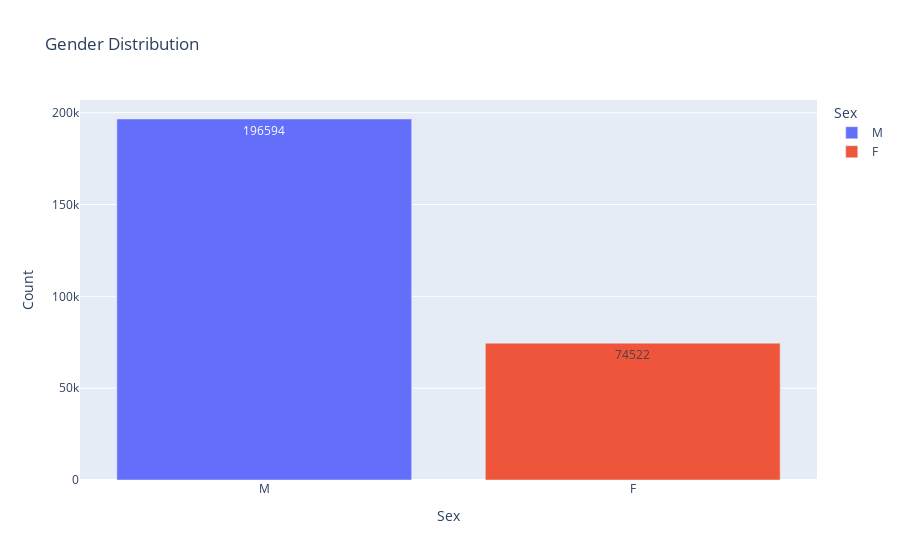

Write notebook code for a chart like this one.
### Code cell
# g. diagram över könsfördelningen
gender_counts = df["Sex"].value_counts().reset_index()
gender_counts.columns = ["Sex", "Count"]

fig = px.bar(
    gender_counts,
    x="Sex",
    y="Count",
    title="Gender Distribution",
    labels={"Sex": "Sex", "Count": "Count"},
    color="Sex",
    text="Count"
)

fig.show()

### Figure 1 — Plotly figure (JSON) as saved in the notebook; plotly's stock layout.template omitted (floating-point values rounded to 4 significant figures)
{"data": [{"alignmentgroup": "True", "hovertemplate": "Sex=%{x}<br>Count=%{text}<extra></extra>", "legendgroup": "M", "marker": {"color": "#636efa", "pattern": {"shape": ""}}, "name": "M", "offsetgroup": "M", "orientation": "v", "showlegend": true, "text": [196594], "textposition": "auto", "type": "bar", "x": ["M"], "xaxis": "x", "y": [196594], "yaxis": "y"}, {"alignmentgroup": "True", "hovertemplate": "Sex=%{x}<br>Count=%{text}<extra></extra>", "legendgroup": "F", "marker": {"color": "#EF553B", "pattern": {"shape": ""}}, "name": "F", "offsetgroup": "F", "orientation": "v", "showlegend": true, "text": [74522], "textposition": "auto", "type": "bar", "x": ["F"], "xaxis": "x", "y": [74522], "yaxis": "y"}], "layout": {"barmode": "relative", "legend": {"title": {"text": "Sex"}, "tracegroupgap": 0}, "title": {"text": "Gender Distribution"}, "xaxis": {"anchor": "y", "categoryarray": ["M", "F"], "categoryorder": "array", "domain": [0, 1], "title": {"text": "Sex"}}, "yaxis": {"anchor": "x", "domain": [0, 1], "title": {"text": "Count"}}}}
